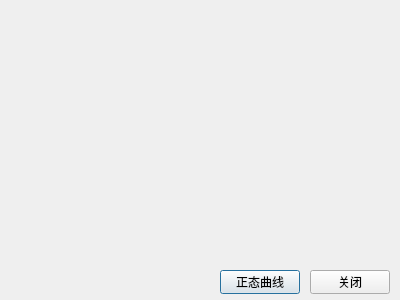
<?xml version="1.0" encoding="UTF-8"?>
<ui version="4.0">
 <class>Histogram</class>
 <widget class="QDialog" name="Histogram">
  <property name="geometry">
   <rect>
    <x>0</x>
    <y>0</y>
    <width>400</width>
    <height>300</height>
   </rect>
  </property>
  <property name="windowTitle">
   <string>Dialog</string>
  </property>
  <widget class="QPushButton" name="normalDistribution">
   <property name="geometry">
    <rect>
     <x>220</x>
     <y>270</y>
     <width>80</width>
     <height>24</height>
    </rect>
   </property>
   <property name="text">
    <string>正态曲线</string>
   </property>
  </widget>
  <widget class="QPushButton" name="closeBtn">
   <property name="geometry">
    <rect>
     <x>310</x>
     <y>270</y>
     <width>80</width>
     <height>24</height>
    </rect>
   </property>
   <property name="text">
    <string>关闭</string>
   </property>
  </widget>
  <widget class="QWidget" name="horizontalLayoutWidget">
   <property name="geometry">
    <rect>
     <x>20</x>
     <y>10</y>
     <width>371</width>
     <height>261</height>
    </rect>
   </property>
   <layout class="QHBoxLayout" name="centralLayout"/>
  </widget>
 </widget>
 <resources/>
 <connections/>
</ui>
